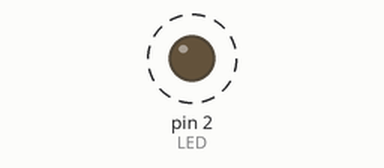
Recording of a sketch running on a simulated Arduino Uno, built with avr-gcc and run on an emulated ATmega328P. Parts: output pins drawn as LEDs (lit = HIGH). Dashed ring = blinking.

Above: at 0.5 s.
Timing chart, 0 to 4.6 s (numbered marks = the images above):
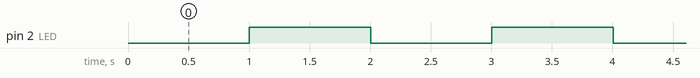

The sketch:

millis.ino
```cpp
const int LED = 2;

unsigned long previousMillis;
int ledstate;

void setup() {
  // put your setup code here, to run once:

  pinMode (LED, OUTPUT);

}

void loop() {
  // put your main code here, to run repeatedly:
  if(millis() - previousMillis > 1000)
  {
    ledstate = !ledstate;
    digitalWrite (LED, ledstate);
    previousMillis = millis();
  }

}
```

Measured:
- by itself, pin 2 (LED): alternates HIGH for 1.0 s and LOW for 1.0 s
